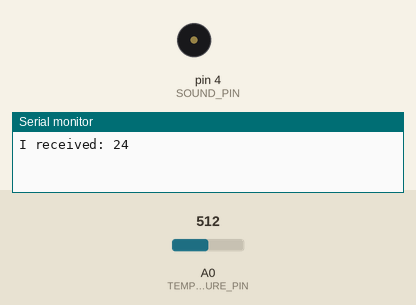
This sketch was run on a simulated Arduino Uno, built with avr-gcc and run on an emulated ATmega328P. Shown: buzzer (waves = sounding), the last lines printed to the serial monitor. The inputs (shaded band) are chosen by the test bench; at power-on: A0 (TEMPERATURE_PIN) = 512.

Above: at 2.2 s.
2.3 s: A0 (TEMPERATURE_PIN) set to 238
At 3.12 s:
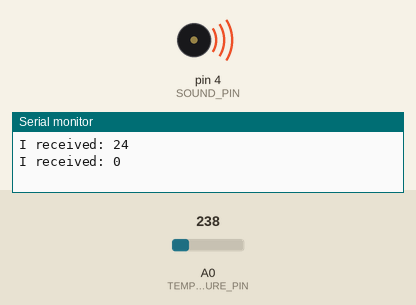
5.0 s: A0 (TEMPERATURE_PIN) set to 221
Timing chart, 0 to 8.0 s (numbered marks = the images above; inputs shaded):
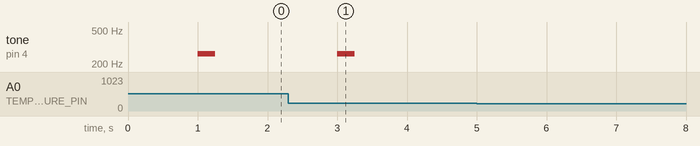

The sketch:

temperature.ino
```cpp
#include <math.h>

#define CLOCK_PIN 2
#define RESET_PIN 3
#define SOUND_PIN 4
#define TEMPERATURE_PIN 0

void resetNumber() {
  digitalWrite(RESET_PIN, HIGH);
  digitalWrite(RESET_PIN, LOW);
}

void showNumber(int value) {
  resetNumber();

  while (value--) {
    digitalWrite(CLOCK_PIN, HIGH);
    digitalWrite(CLOCK_PIN, LOW);
  }
}

double thermister(int rawADC) {
  double Temp;
  Temp = log(((10240000/rawADC) - 10000));
  Temp = 1 / (0.001129148 + (0.000234125 + (0.0000000876741 * Temp * Temp ))* Temp );
  Temp = Temp - 273.15;            // Convert Kelvin to Celcius
  return Temp;
}

void setup() {
  pinMode(RESET_PIN, OUTPUT);
  pinMode(CLOCK_PIN, OUTPUT);
  pinMode(SOUND_PIN, OUTPUT);
  resetNumber();
  delay(1000);
  Serial.begin(9600);
}

int inValue = 0;
int therm;
int pr = 0;

void loop() {
    inValue = int(thermister(analogRead(TEMPERATURE_PIN)));
    Serial.print("I received: ");
    Serial.println(inValue, DEC);

    if (inValue >= 0 && inValue <= 99) {
      if (inValue != pr) {
        tone(SOUND_PIN, 262, 1000/4);
        pr = inValue;
      }
      showNumber(inValue);
    }
    else {
      Serial.println("Only numbers from 0 to 99 are supported.");
    }
    delay(2000);
}
```

Measured:
- after the input at 2.3 s, tone on pin 4 (SOUND_PIN): silent → 262 Hz after 0.70 s, → silent 0.25 s later
